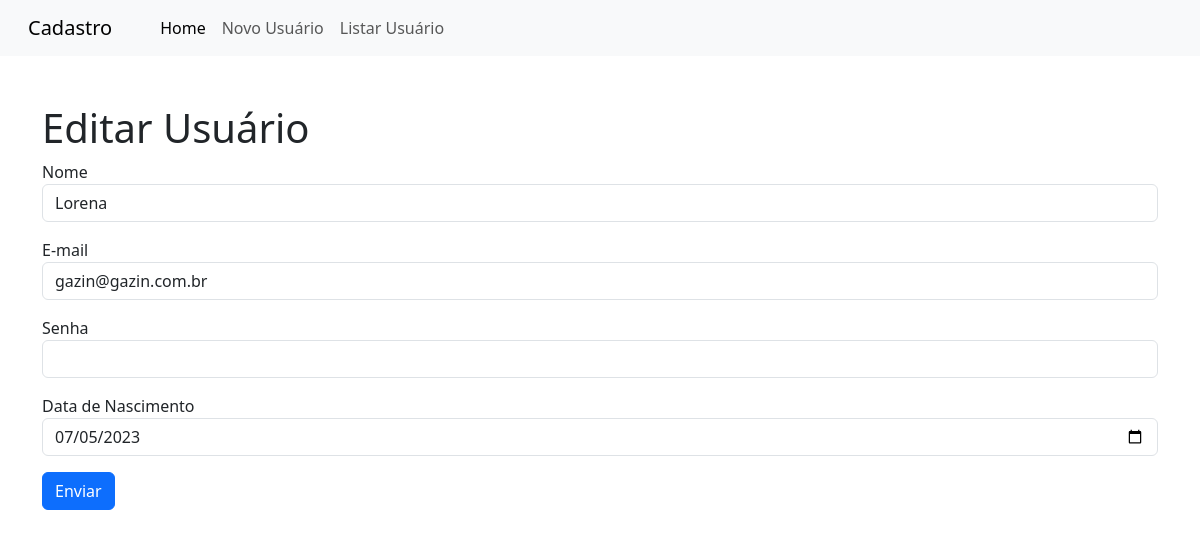
Screenshot of /?page=editar&id=1 with the database file from the repository.
### tables this page shows
CREATE TABLE `usuarios` (
  `id` int(11) NOT NULL,
  `nome` varchar(100) NOT NULL,
  `email` varchar(255) NOT NULL,
  `senha` varchar(255) NOT NULL,
  `data_nasc` date NOT NULL
);

### editar-usuario.php (the view, shortened to what this page needs)
<h1>Editar Usuário</h1>
<?php
    if (isset($_REQUEST["id"])) {
        $id = $_REQUEST["id"];
        $sql = "SELECT * FROM usuarios WHERE id=".$id;
        $res = $conn->query($sql);
        $row = $res->fetch_object();
?>
<form action="?page=salvar" method="POST">
    <div class="mb-3">
        <label>Nome</label>
        <input type="text" name="nome" value="<?php echo $row->nome; ?>" class="form-control" autofocus>
    </div>
    <div class="mb-3">
        <label>E-mail</label>
        <input type="email" name="email" value="<?php echo $row->email; ?>" class="form-control">
    </div>
    <div class="mb-3">
        <label>Senha</label>
        <input type="password" name="senha" class="form-control" required>
    </div>
    <div class="mb-3">
        <label>Data de Nascimento</label>
        <input type="date" name="data_nasc" value="<?php echo $row->data_nasc; ?>" class="form-control">
    </div>
    <div class="mb-3">
        <button type="submit" class="btn btn-primary">Enviar</button>
    </div>
</form>
<?php
    } else {
        echo "ID do usuário não definido.";
    }
?>

### rows the page displays
usuarios: nome "Lorena", email "gazin@gazin.com.br", data_nasc "07/05/2023"
